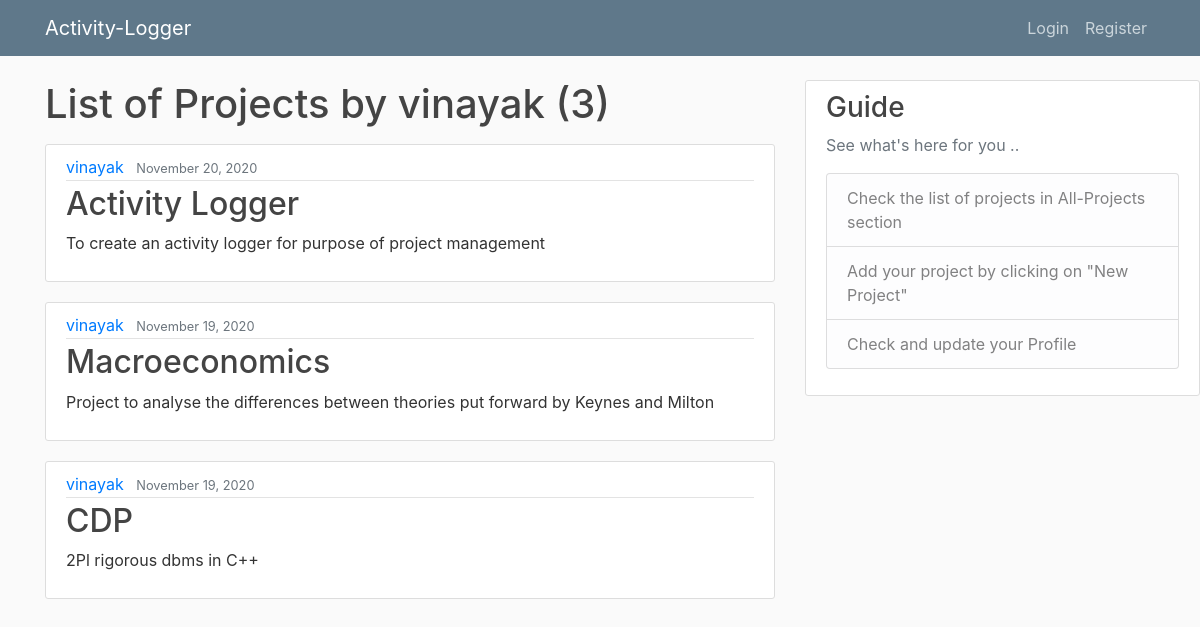
/user/vinayak, run on the app's committed database.
### blog/models.py (models this page shows, shortened)
class Post(models.Model):
	title = models.CharField(max_length=100)
	content = models.TextField()
	PI = models.CharField(max_length=100, blank=True, default='')
	coPI = models.CharField(max_length=100, blank=True, default='')
	member1 = models.CharField(max_length=100, blank=True, default='')
	member2 = models.CharField(max_length=100, blank=True, default='')
	member3 = models.CharField(max_length=100, blank=True, default='')
	member4 = models.CharField(max_length=100, blank=True, default='')
	member5 = models.CharField(max_length=100, blank=True, default='')
	funding = models.DecimalField(decimal_places=2,max_digits=15)
	sanctionedAmount = models.DecimalField(decimal_places=2,max_digits=15)
	startDate = models.DateField()
	endDate = models.DateField()
	date = models.DateTimeField(default=timezone.now)
	author = models.ForeignKey(User, on_delete=models.CASCADE)

### blog/views.py (the view)
# urls.py: path('user/<str:username>', UserPostListView.as_view(), name='user-posts'),
class UserPostListView(ListView):
	model = Post
	template_name = 'blog/user_posts.html'
	context_object_name = 'posts'
	paginate_by = 6
	def get_queryset(self):
		user = get_object_or_404(User, username=self.kwargs.get('username'))
		return Post.objects.filter(author=user).order_by('-date')

### blog/templates/blog/user_posts.html (shortened to what this page needs)
{% extends "blog/base.html" %}
{% block content %}
	<h1 class="mb-3"> List of Projects by {{ view.kwargs.username }} ({{ page_obj.paginator.count }}) </h1>
	{% for post in posts %}
		<article class="media content-section">
		  <div class="media-body">
		    <div class="article-metadata">
		      <a class="mr-2" href="{% url 'user-posts' post.author.username %} ">{{ post.author }}</a>
		      <small class="text-muted">{{ post.date|date:"F d, Y" }}</small>
		    </div>
		    <h2><a class="article-title" href="{% url 'post-detail' post.id %} ">{{ post.title }}</a></h2>
		    <p class="article-content">{{ post.content }}</p>
		  </div>
		</article>
	{% endfor %}
{% endblock content %}

### blog/static/blog/main.css (style rules this page uses)
body { background: #fafafa; color: #333333; margin-top: 5rem; }
h1, h2, h3, h4, h5, h6 { color: #444444; }
.content-section { background: #ffffff; padding: 10px 20px; border: 1px solid #dddddd; border-radius: 3px; margin-bottom: 20px; }
.article-title { color: #444444; }
.article-content { white-space: pre-line; }
.article-metadata { padding-bottom: 1px; margin-bottom: 4px; border-bottom: 1px solid #e3e3e3 }

### data on the page
Post: author "vinayak", date "November 20, 2020", title "Activity Logger", content "To create an activity logger for purpose of project management"
Post: author "vinayak", date "November 19, 2020", title "Macroeconomics", content "Project to analyse the differences between theories put forward by Keynes and Milton"
Post: author "vinayak", date "November 19, 2020", title "CDP", content "2Pl rigorous dbms in C++"

### other printed values
{{ view.kwargs.username }} "vinayak"
{{ page_obj.paginator.count }} "3"
